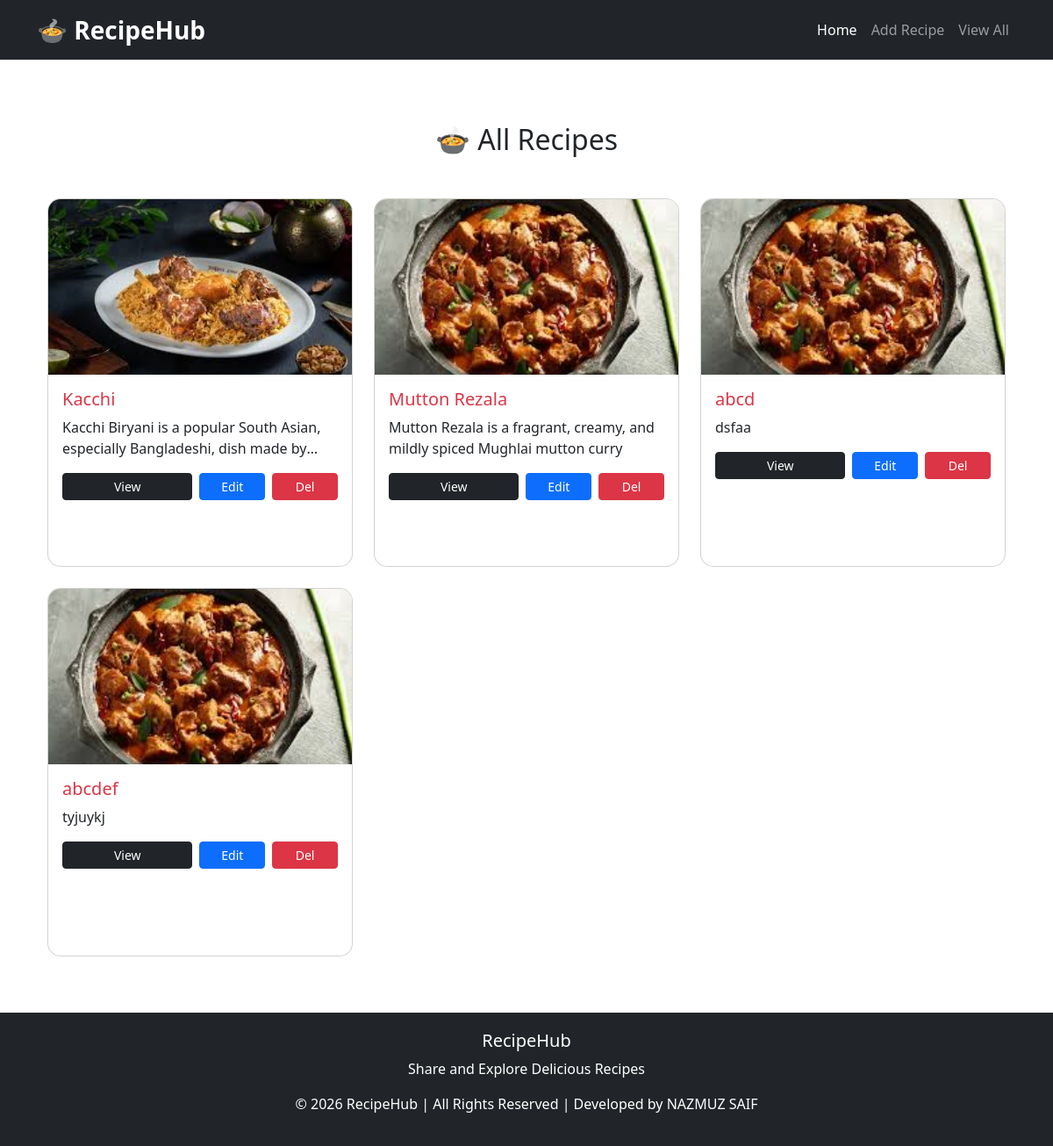
Screenshot of /recipe/view_all/ with the database file from the repository.
### recipe/models.py (models this page shows, shortened)
class Recipe(models.Model):
    name = models.CharField(max_length=100)
    description = models.TextField()
    ingredients = models.TextField()
    image = models.ImageField(upload_to='recipe/')
    created_at = models.DateTimeField(auto_now_add=True)

### recipe/views.py (the view)
# urls.py: path('view_all/', views.view_recipe, name='view_recipe'),
def view_recipe(request):
    recipes = Recipe.objects.all()
    return render(request, 'all_recipe.html', {'recipes': recipes})

### templates/all_recipe.html (shortened to what this page needs)
{% extends 'base.html' %}
{% block content %}
<div class="container mt-5">
    <h2 class="text-center mb-5">🍲 All Recipes</h2>
    <div class="row">
        {% for i in recipes %}
        <div class="col-md-4 mb-4">
            <div class="card recipe-card">
                <img src="{{ i.image.url }}" class="card-img-top recipe-image">
                <div class="card-body">
                    <h5 class="text-danger">{{ i.name }}</h5>
                    <p class="text-limit">{{ i.description }}</p>
                    <div class="d-flex gap-2">
                        <button class="btn btn-dark btn-sm w-50"
                                data-bs-toggle="modal"
                                data-bs-target="#recipeModal{{ i.id }}">
                            View
                        </button>
                        <a href="{% url 'update' i.id %}" class="btn btn-primary btn-sm w-25">
                            Edit
                        </a>
                        <a href="{% url 'delete' i.id %}"
                           class="btn btn-danger btn-sm w-25"
                           onclick="return confirm('Delete this recipe?');">
                            Del
                        </a>
                    </div>
                </div>
            </div>
        </div>
        {% endfor %}
    </div>
</div>
{% endblock %}

### templates/base.html (shortened to what this page needs)
{% load static %}
<!DOCTYPE html>
<html lang="en">
<head>
    <link href="https://cdn.jsdelivr.net/npm/bootstrap@5.3.3/dist/css/bootstrap.min.css" rel="stylesheet">
</head>
<body>
    <nav class="navbar navbar-expand-lg navbar-dark bg-dark">
        <div class="container">
            <a class="navbar-brand" href="{%url 'home'%}">
                🍲 RecipeHub
            </a>
            <div class="collapse navbar-collapse justify-content-end" id="navbarNav">
                <ul class="navbar-nav">
                    <li class="nav-item">
                        <a class="nav-link active" href="{%url 'home'%}">Home</a>
                    </li>
                    <li class="nav-item">
                        <a class="nav-link" href="{%url 'add_recipe'%}">Add Recipe</a>
                    </li>
                    <li class="nav-item">
                        <a class="nav-link" href="{%url 'view_recipe'%}">View All</a>
                    </li>
                </ul>
            </div>
        </div>
    </nav>
    <main class="container mt-4">
        {% block content %}
        {% endblock %}
    </main>
    <footer>
        <div class="container">
            <h5>RecipeHub</h5>
            <p>
                Share and Explore Delicious Recipes
            </p>
            <p>
                © 2026 RecipeHub | All Rights Reserved | Developed by NAZMUZ SAIF
            </p>
        </div>
    </footer>
</body>
</html>

### templates/base.html (style rules this page uses)
body { min-height: 100vh; display: flex; flex-direction: column; }
main { flex: 1; }
.navbar-brand { font-size: 28px; font-weight: bold; }
footer { background-color: #212529; color: white; padding: 20px 0; text-align: center; margin-top: 40px; }

### templates/all_recipe.html (style rules this page uses)
.recipe-card { height: 420px; border-radius: 15px; overflow: hidden; transition: 0.3s; }
.recipe-image { height: 200px; object-fit: cover; }
.text-limit { display: -webkit-box; -webkit-line-clamp: 2; -webkit-box-orient: vertical; overflow: hidden; }

### rows the page displays
Recipe: image (picture), name "Kacchi", description "Kacchi Biryani is a popular South Asian, especially Bangladeshi, dish made…"
Recipe: image (picture), name "Mutton Rezala", description "Mutton Rezala is a fragrant, creamy, and mildly spiced Mughlai mutton curry"
Recipe: image (picture), name "abcd", description "dsfaa"
Recipe: image (picture), name "abcdef", description "tyjuykj"
